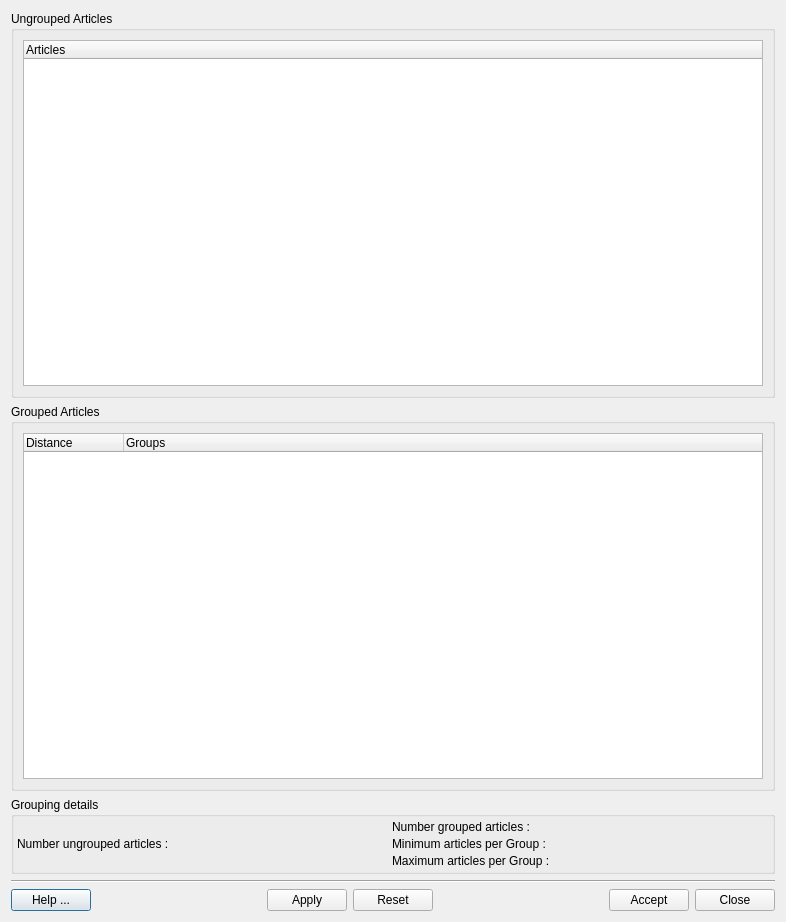
<?xml version="1.0" encoding="UTF-8"?>
<ui version="4.0">
 <class>HeaderGroupTestDialog</class>
 <widget class="QDialog" name="HeaderGroupTestDialog">
  <property name="geometry">
   <rect>
    <x>0</x>
    <y>0</y>
    <width>786</width>
    <height>922</height>
   </rect>
  </property>
  <property name="windowTitle">
   <string>Article Grouping Display</string>
  </property>
  <layout class="QVBoxLayout" name="verticalLayout">
   <item>
    <widget class="QGroupBox" name="ungroupedHeadersBox">
     <property name="title">
      <string>Ungrouped Articles</string>
     </property>
     <layout class="QVBoxLayout" name="verticalLayout_2">
      <item>
       <widget class="QTreeWidget" name="ungroupedTreeWidget">
        <column>
         <property name="text">
          <string>Articles</string>
         </property>
        </column>
       </widget>
      </item>
     </layout>
    </widget>
   </item>
   <item>
    <widget class="QGroupBox" name="groupedHeadersBox">
     <property name="title">
      <string>Grouped Articles</string>
     </property>
     <layout class="QVBoxLayout" name="verticalLayout_3">
      <item>
       <widget class="QTreeWidget" name="groupedTreeWidget">
        <column>
         <property name="text">
          <string>Distance</string>
         </property>
        </column>
        <column>
         <property name="text">
          <string>Groups</string>
         </property>
        </column>
       </widget>
      </item>
     </layout>
    </widget>
   </item>
   <item>
    <widget class="QGroupBox" name="groupBox_2">
     <property name="title">
      <string>Grouping details</string>
     </property>
     <layout class="QVBoxLayout" name="verticalLayout_5">
      <property name="spacing">
       <number>3</number>
      </property>
      <property name="leftMargin">
       <number>3</number>
      </property>
      <property name="topMargin">
       <number>3</number>
      </property>
      <property name="rightMargin">
       <number>3</number>
      </property>
      <property name="bottomMargin">
       <number>3</number>
      </property>
      <item>
       <layout class="QHBoxLayout" name="horizontalLayout_2">
        <item>
         <widget class="QLabel" name="ungroupedLabel">
          <property name="text">
           <string>Number ungrouped articles :</string>
          </property>
         </widget>
        </item>
        <item>
         <spacer name="horizontalSpacer_2">
          <property name="orientation">
           <enum>Qt::Horizontal</enum>
          </property>
          <property name="sizeHint" stdset="0">
           <size>
            <width>40</width>
            <height>20</height>
           </size>
          </property>
         </spacer>
        </item>
        <item>
         <layout class="QVBoxLayout" name="verticalLayout_4">
          <item>
           <widget class="QLabel" name="groupedLabel">
            <property name="text">
             <string>Number grouped articles :</string>
            </property>
           </widget>
          </item>
          <item>
           <widget class="QLabel" name="minArticlesLabel">
            <property name="text">
             <string>Minimum articles per Group :</string>
            </property>
           </widget>
          </item>
          <item>
           <widget class="QLabel" name="maxArticlesLabel">
            <property name="text">
             <string>Maximum articles per Group :</string>
            </property>
           </widget>
          </item>
         </layout>
        </item>
        <item>
         <spacer name="horizontalSpacer_3">
          <property name="orientation">
           <enum>Qt::Horizontal</enum>
          </property>
          <property name="sizeHint" stdset="0">
           <size>
            <width>40</width>
            <height>20</height>
           </size>
          </property>
         </spacer>
        </item>
       </layout>
      </item>
     </layout>
    </widget>
   </item>
   <item>
    <layout class="QHBoxLayout" name="regexLayout"/>
   </item>
   <item>
    <widget class="Line" name="line">
     <property name="orientation">
      <enum>Qt::Horizontal</enum>
     </property>
    </widget>
   </item>
   <item>
    <layout class="QHBoxLayout" name="horizontalLayout">
     <item>
      <widget class="QPushButton" name="helpPushButton">
       <property name="enabled">
        <bool>true</bool>
       </property>
       <property name="toolTip">
        <string>Display help for this screen</string>
       </property>
       <property name="text">
        <string>Help ...</string>
       </property>
      </widget>
     </item>
     <item>
      <spacer name="horizontalSpacer">
       <property name="orientation">
        <enum>Qt::Horizontal</enum>
       </property>
       <property name="sizeHint" stdset="0">
        <size>
         <width>40</width>
         <height>20</height>
        </size>
       </property>
      </spacer>
     </item>
     <item>
      <widget class="QPushButton" name="applyPushButton">
       <property name="toolTip">
        <string>Apply the latest settings to the Grouped Headers tree</string>
       </property>
       <property name="text">
        <string>Apply</string>
       </property>
      </widget>
     </item>
     <item>
      <widget class="QPushButton" name="resetPushButton">
       <property name="toolTip">
        <string>Reset to previous settings</string>
       </property>
       <property name="text">
        <string>Reset</string>
       </property>
      </widget>
     </item>
     <item>
      <spacer name="horizontalSpacer_4">
       <property name="orientation">
        <enum>Qt::Horizontal</enum>
       </property>
       <property name="sizeHint" stdset="0">
        <size>
         <width>40</width>
         <height>20</height>
        </size>
       </property>
      </spacer>
     </item>
     <item>
      <widget class="QPushButton" name="acceptPushButton">
       <property name="toolTip">
        <string>Close the window and apply any changes</string>
       </property>
       <property name="text">
        <string>Accept</string>
       </property>
      </widget>
     </item>
     <item>
      <widget class="QPushButton" name="closePushButton">
       <property name="toolTip">
        <string>Close the window without saving</string>
       </property>
       <property name="text">
        <string>Close</string>
       </property>
      </widget>
     </item>
    </layout>
   </item>
  </layout>
  <zorder>ungroupedHeadersBox</zorder>
  <zorder>line</zorder>
  <zorder>groupBox_2</zorder>
  <zorder>groupedHeadersBox</zorder>
 </widget>
 <resources/>
 <connections/>
</ui>
